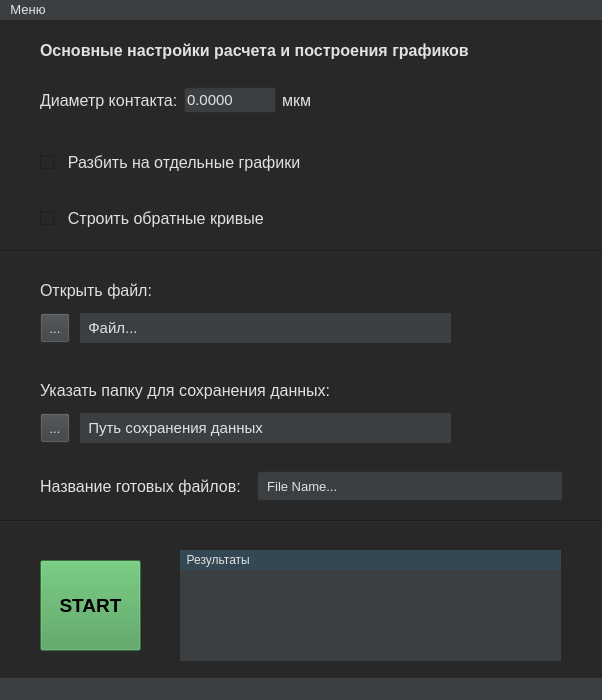
<?xml version="1.0" encoding="UTF-8"?>
<ui version="4.0">
 <class>MainWindow</class>
 <widget class="QMainWindow" name="MainWindow">
  <property name="geometry">
   <rect>
    <x>0</x>
    <y>0</y>
    <width>602</width>
    <height>700</height>
   </rect>
  </property>
  <property name="windowTitle">
   <string>IV Converter</string>
  </property>
  <property name="styleSheet">
   <string notr="true">background-color: rgb(40, 40, 40);</string>
  </property>
  <widget class="QWidget" name="centralwidget">
   <widget class="QLabel" name="label_text_3">
    <property name="geometry">
     <rect>
      <x>40</x>
      <y>260</y>
      <width>121</width>
      <height>21</height>
     </rect>
    </property>
    <property name="font">
     <font>
      <pointsize>12</pointsize>
     </font>
    </property>
    <property name="styleSheet">
     <string notr="true">color: rgb(225, 225, 225);</string>
    </property>
    <property name="text">
     <string>Открыть файл:</string>
    </property>
   </widget>
   <widget class="QLabel" name="label_text_4">
    <property name="geometry">
     <rect>
      <x>40</x>
      <y>20</y>
      <width>451</width>
      <height>21</height>
     </rect>
    </property>
    <property name="font">
     <font>
      <pointsize>12</pointsize>
      <weight>75</weight>
      <bold>true</bold>
     </font>
    </property>
    <property name="styleSheet">
     <string notr="true">color: rgb(225, 225, 225);
</string>
    </property>
    <property name="text">
     <string>Основные настройки расчета и построения графиков</string>
    </property>
   </widget>
   <widget class="Line" name="line">
    <property name="geometry">
     <rect>
      <x>0</x>
      <y>230</y>
      <width>602</width>
      <height>3</height>
     </rect>
    </property>
    <property name="orientation">
     <enum>Qt::Horizontal</enum>
    </property>
   </widget>
   <widget class="QLabel" name="label_text_5">
    <property name="geometry">
     <rect>
      <x>40</x>
      <y>360</y>
      <width>301</width>
      <height>21</height>
     </rect>
    </property>
    <property name="font">
     <font>
      <pointsize>12</pointsize>
     </font>
    </property>
    <property name="styleSheet">
     <string notr="true">color: rgb(225, 225, 225);</string>
    </property>
    <property name="text">
     <string>Указать папку для сохранения данных:</string>
    </property>
   </widget>
   <widget class="QWidget" name="layoutWidget">
    <property name="geometry">
     <rect>
      <x>40</x>
      <y>390</y>
      <width>411</width>
      <height>36</height>
     </rect>
    </property>
    <layout class="QHBoxLayout" name="horizontalLayout_2" stretch="0,0">
     <property name="spacing">
      <number>10</number>
     </property>
     <property name="sizeConstraint">
      <enum>QLayout::SetNoConstraint</enum>
     </property>
     <item>
      <widget class="QToolButton" name="ButtonSave">
       <property name="enabled">
        <bool>true</bool>
       </property>
       <property name="sizePolicy">
        <sizepolicy hsizetype="Fixed" vsizetype="Fixed">
         <horstretch>0</horstretch>
         <verstretch>0</verstretch>
        </sizepolicy>
       </property>
       <property name="minimumSize">
        <size>
         <width>30</width>
         <height>30</height>
        </size>
       </property>
       <property name="font">
        <font>
         <pointsize>10</pointsize>
        </font>
       </property>
       <property name="styleSheet">
        <string notr="true">background-color: rgb(60, 63, 65);
selection-background-color: rgb(60, 63, 65);
color: rgb(225, 225, 225);</string>
       </property>
       <property name="text">
        <string>...</string>
       </property>
      </widget>
     </item>
     <item>
      <widget class="QLabel" name="save_label">
       <property name="maximumSize">
        <size>
         <width>16777215</width>
         <height>30</height>
        </size>
       </property>
       <property name="font">
        <font>
         <pointsize>11</pointsize>
        </font>
       </property>
       <property name="styleSheet">
        <string notr="true">background-color: rgb(60, 63, 65);
color: rgb(225, 225, 225);</string>
       </property>
       <property name="text">
        <string>  Путь сохранения данных</string>
       </property>
       <property name="alignment">
        <set>Qt::AlignJustify|Qt::AlignVCenter</set>
       </property>
       <property name="margin">
        <number>5</number>
       </property>
      </widget>
     </item>
    </layout>
   </widget>
   <widget class="Line" name="line_2">
    <property name="geometry">
     <rect>
      <x>0</x>
      <y>500</y>
      <width>602</width>
      <height>3</height>
     </rect>
    </property>
    <property name="orientation">
     <enum>Qt::Horizontal</enum>
    </property>
   </widget>
   <widget class="QPushButton" name="startButton">
    <property name="geometry">
     <rect>
      <x>40</x>
      <y>540</y>
      <width>101</width>
      <height>91</height>
     </rect>
    </property>
    <property name="font">
     <font>
      <pointsize>14</pointsize>
      <weight>75</weight>
      <bold>true</bold>
     </font>
    </property>
    <property name="styleSheet">
     <string notr="true">background-color: rgb(73, 156, 84);</string>
    </property>
    <property name="text">
     <string>START</string>
    </property>
   </widget>
   <widget class="QLabel" name="logging">
    <property name="geometry">
     <rect>
      <x>180</x>
      <y>530</y>
      <width>381</width>
      <height>111</height>
     </rect>
    </property>
    <property name="styleSheet">
     <string notr="true">background-color: rgb(60, 63, 65);</string>
    </property>
    <property name="text">
     <string/>
    </property>
   </widget>
   <widget class="QLabel" name="label">
    <property name="geometry">
     <rect>
      <x>180</x>
      <y>530</y>
      <width>331</width>
      <height>16</height>
     </rect>
    </property>
    <property name="text">
     <string>TextLabel</string>
    </property>
   </widget>
   <widget class="QLabel" name="label_2">
    <property name="geometry">
     <rect>
      <x>180</x>
      <y>530</y>
      <width>381</width>
      <height>20</height>
     </rect>
    </property>
    <property name="styleSheet">
     <string notr="true">color: rgb(225, 225, 225);
background-color: rgb(51, 72, 83);</string>
    </property>
    <property name="text">
     <string>  Результаты</string>
    </property>
   </widget>
   <widget class="QWidget" name="">
    <property name="geometry">
     <rect>
      <x>40</x>
      <y>60</y>
      <width>271</width>
      <height>41</height>
     </rect>
    </property>
    <layout class="QHBoxLayout" name="horizontalLayout_diameter">
     <item>
      <widget class="QLabel" name="label_text">
       <property name="font">
        <font>
         <pointsize>12</pointsize>
        </font>
       </property>
       <property name="styleSheet">
        <string notr="true">color: rgb(225, 225, 225);</string>
       </property>
       <property name="text">
        <string>Диаметр контакта:</string>
       </property>
       <property name="alignment">
        <set>Qt::AlignLeading|Qt::AlignLeft|Qt::AlignVCenter</set>
       </property>
      </widget>
     </item>
     <item>
      <widget class="QLineEdit" name="diameter">
       <property name="font">
        <font>
         <pointsize>11</pointsize>
        </font>
       </property>
       <property name="styleSheet">
        <string notr="true">background-color: rgb(60, 63, 65);
color: rgb(225, 225, 225);</string>
       </property>
       <property name="inputMask">
        <string>0.0000</string>
       </property>
       <property name="text">
        <string>0.0000</string>
       </property>
      </widget>
     </item>
     <item>
      <widget class="QLabel" name="label_text_2">
       <property name="font">
        <font>
         <pointsize>12</pointsize>
        </font>
       </property>
       <property name="styleSheet">
        <string notr="true">color: rgb(225, 225, 225);</string>
       </property>
       <property name="text">
        <string>мкм</string>
       </property>
       <property name="alignment">
        <set>Qt::AlignLeading|Qt::AlignLeft|Qt::AlignVCenter</set>
       </property>
       <property name="margin">
        <number>3</number>
       </property>
      </widget>
     </item>
    </layout>
   </widget>
   <widget class="QWidget" name="">
    <property name="geometry">
     <rect>
      <x>40</x>
      <y>290</y>
      <width>411</width>
      <height>36</height>
     </rect>
    </property>
    <layout class="QHBoxLayout" name="horizontalLayout" stretch="0,0">
     <property name="spacing">
      <number>10</number>
     </property>
     <property name="sizeConstraint">
      <enum>QLayout::SetNoConstraint</enum>
     </property>
     <item>
      <widget class="QToolButton" name="ButtonPath">
       <property name="enabled">
        <bool>true</bool>
       </property>
       <property name="sizePolicy">
        <sizepolicy hsizetype="Fixed" vsizetype="Fixed">
         <horstretch>0</horstretch>
         <verstretch>0</verstretch>
        </sizepolicy>
       </property>
       <property name="minimumSize">
        <size>
         <width>30</width>
         <height>30</height>
        </size>
       </property>
       <property name="font">
        <font>
         <pointsize>10</pointsize>
        </font>
       </property>
       <property name="styleSheet">
        <string notr="true">background-color: rgb(60, 63, 65);
selection-background-color: rgb(60, 63, 65);
color: rgb(225, 225, 225);</string>
       </property>
       <property name="text">
        <string>...</string>
       </property>
      </widget>
     </item>
     <item>
      <widget class="QLabel" name="path_label">
       <property name="maximumSize">
        <size>
         <width>16777215</width>
         <height>30</height>
        </size>
       </property>
       <property name="font">
        <font>
         <pointsize>11</pointsize>
        </font>
       </property>
       <property name="styleSheet">
        <string notr="true">background-color: rgb(60, 63, 65);
color: rgb(225, 225, 225);</string>
       </property>
       <property name="text">
        <string>  Файл...</string>
       </property>
       <property name="alignment">
        <set>Qt::AlignJustify|Qt::AlignVCenter</set>
       </property>
       <property name="margin">
        <number>5</number>
       </property>
      </widget>
     </item>
    </layout>
   </widget>
   <widget class="QWidget" name="">
    <property name="geometry">
     <rect>
      <x>40</x>
      <y>130</y>
      <width>281</width>
      <height>81</height>
     </rect>
    </property>
    <layout class="QVBoxLayout" name="verticalLayout">
     <item>
      <widget class="QCheckBox" name="check_separate_graph">
       <property name="minimumSize">
        <size>
         <width>0</width>
         <height>20</height>
        </size>
       </property>
       <property name="font">
        <font>
         <pointsize>12</pointsize>
        </font>
       </property>
       <property name="styleSheet">
        <string notr="true">color: rgb(225, 225, 225);</string>
       </property>
       <property name="text">
        <string>  Разбить на отдельные графики</string>
       </property>
      </widget>
     </item>
     <item>
      <spacer name="verticalSpacer">
       <property name="orientation">
        <enum>Qt::Vertical</enum>
       </property>
       <property name="sizeHint" stdset="0">
        <size>
         <width>20</width>
         <height>20</height>
        </size>
       </property>
      </spacer>
     </item>
     <item>
      <widget class="QCheckBox" name="check_inverse_graph">
       <property name="minimumSize">
        <size>
         <width>0</width>
         <height>20</height>
        </size>
       </property>
       <property name="font">
        <font>
         <pointsize>12</pointsize>
        </font>
       </property>
       <property name="styleSheet">
        <string notr="true">color: rgb(225, 225, 225);</string>
       </property>
       <property name="text">
        <string>  Строить обратные кривые</string>
       </property>
      </widget>
     </item>
    </layout>
   </widget>
   <widget class="QWidget" name="">
    <property name="geometry">
     <rect>
      <x>40</x>
      <y>450</y>
      <width>523</width>
      <height>32</height>
     </rect>
    </property>
    <layout class="QHBoxLayout" name="horizontalLayout_3">
     <item>
      <widget class="QLabel" name="label_text_6">
       <property name="font">
        <font>
         <pointsize>12</pointsize>
        </font>
       </property>
       <property name="styleSheet">
        <string notr="true">color: rgb(225, 225, 225);</string>
       </property>
       <property name="text">
        <string>Название готовых файлов:</string>
       </property>
      </widget>
     </item>
     <item>
      <spacer name="horizontalSpacer">
       <property name="orientation">
        <enum>Qt::Horizontal</enum>
       </property>
       <property name="sizeType">
        <enum>QSizePolicy::Minimum</enum>
       </property>
       <property name="sizeHint" stdset="0">
        <size>
         <width>10</width>
         <height>20</height>
        </size>
       </property>
      </spacer>
     </item>
     <item>
      <widget class="QLineEdit" name="output_filename">
       <property name="minimumSize">
        <size>
         <width>300</width>
         <height>30</height>
        </size>
       </property>
       <property name="font">
        <font>
         <pointsize>10</pointsize>
        </font>
       </property>
       <property name="styleSheet">
        <string notr="true">background-color: rgb(60, 63, 65);
color: rgb(225, 225, 225);</string>
       </property>
       <property name="inputMask">
        <string/>
       </property>
       <property name="text">
        <string>  File Name...</string>
       </property>
      </widget>
     </item>
    </layout>
   </widget>
  </widget>
  <widget class="QMenuBar" name="menubar">
   <property name="geometry">
    <rect>
     <x>0</x>
     <y>0</y>
     <width>602</width>
     <height>23</height>
    </rect>
   </property>
   <property name="font">
    <font>
     <pointsize>10</pointsize>
    </font>
   </property>
   <property name="styleSheet">
    <string notr="true">background-color: rgb(60, 63, 65);
color: rgb(230, 230, 230);
selection-background-color: rgb(0, 170, 255);</string>
   </property>
   <widget class="QMenu" name="menu">
    <property name="geometry">
     <rect>
      <x>339</x>
      <y>102</y>
      <width>183</width>
      <height>125</height>
     </rect>
    </property>
    <property name="mouseTracking">
     <bool>true</bool>
    </property>
    <property name="styleSheet">
     <string notr="true">selection-background-color: rgb(0, 170, 255);</string>
    </property>
    <property name="title">
     <string>Меню</string>
    </property>
    <addaction name="instraction"/>
    <addaction name="about"/>
    <addaction name="separator"/>
    <addaction name="exit"/>
   </widget>
   <addaction name="menu"/>
  </widget>
  <widget class="QStatusBar" name="statusbar">
   <property name="styleSheet">
    <string notr="true">background-color: rgb(60, 63, 65);</string>
   </property>
  </widget>
  <action name="instraction">
   <property name="text">
    <string>Инструкция</string>
   </property>
  </action>
  <action name="about">
   <property name="text">
    <string>О программе</string>
   </property>
  </action>
  <action name="exit">
   <property name="text">
    <string>Выход</string>
   </property>
  </action>
 </widget>
 <resources/>
 <connections/>
</ui>
